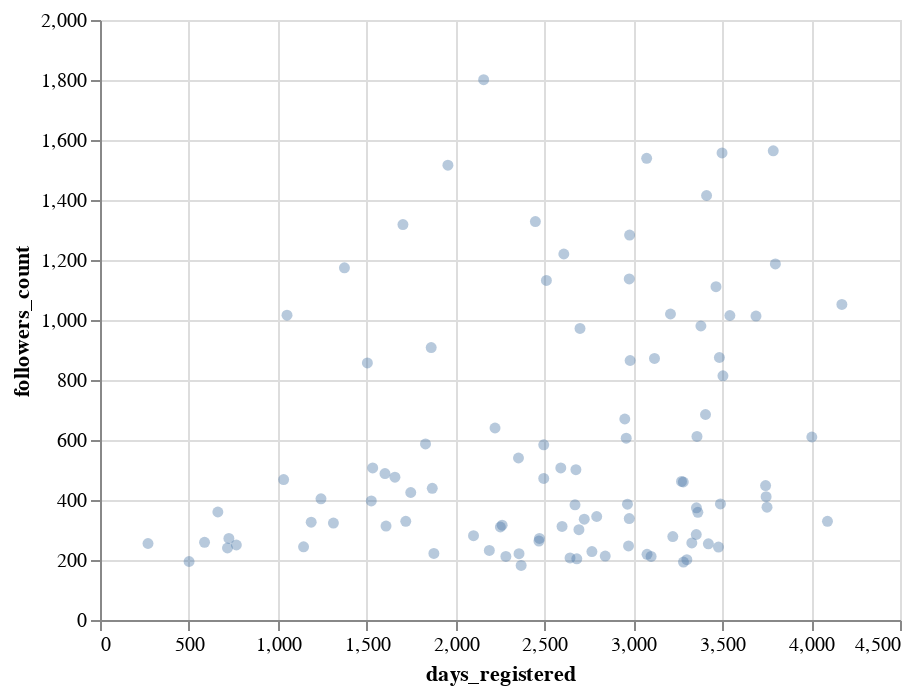

Notebook source saved alongside this figure:
### Markdown cell above
#### Mark with additional transparency property

### Code cell
days_registered_chart = alt.Chart(df).mark_circle(opacity=0.4).encode(
    x='days_registered',
    y='followers_count',
)
days_registered_chart

### Figure 1 — Vega-Lite specification as saved in the notebook (floating-point values rounded to 4 significant figures)
{"$schema": "https://vega.github.io/schema/vega-lite/v2.6.0.json", "config": {"view": {"height": 300, "width": 400}}, "data": {"name": "data-0b202bd1b920000fec15f194ff2158f9"}, "datasets": {"data-0b202bd1b920000fec15f194ff2158f9": [{"created_at": "2010-02-10 00:28:15+00:00", "days_registered": 3119, "favourites_count": 5455, "followers_count": 872, "friends_count": 2567, "listed_count": 29, "name": "Bede Constantinides", "screen_name": "beconstant", "statuses_count": 3711}, {"created_at": "2009-02-15 10:20:25+00:00", "days_registered": 3479, "favourites_count": 319, "followers_count": 243, "friends_count": 450, "listed_count": 6, "name": "Sean Löfgren", "screen_name": "seanBE", "statuses_count": 326}, {"created_at": "2010-11-14 20:49:26+00:00", "days_registered": 2842, "favourites_count": 1211, "followers_count": 213, "friends_count": 1278, "listed_count": 5, "name": "Abdullah Binthunaiyan", "screen_name": "anthenaian", "statuses_count": 536}, {"created_at": "2008-04-13 13:05:06+00:00", "days_registered": 3787, "favourites_count": 2060, "followers_count": 1564, "friends_count": 1020, "listed_count": 132, "name": "Stéphane Wirtel", "screen_name": "matrixise", "statuses_count": 9357}, {"created_at": "2011-01-01 20:33:21+00:00", "days_registered": 2794, "favourites_count": 947, "followers_count": 345, "friends_count": 1000, "listed_count": 57, "name": "Serguei Mikhailov", "screen_name": "cadastreng", "statuses_count": 856}, {"created_at": "2009-06-11 17:50:10+00:00", "days_registered": 3363, "favourites_count": 274, "followers_count": 359, "friends_count": 230, "listed_count": 1, "name": "Mike Davies", "screen_name": "britzerland", "statuses_count": 114}, {"created_at": "2016-08-31 12:31:39+00:00", "days_registered": 725, "favourites_count": 6137, "followers_count": 272, "friends_count": 674, "listed_count": 9, "name": "Claudia Millán", "screen_name": "cheshireminima", "statuses_count": 2458}, {"created_at": "2015-01-21 08:45:20+00:00", "days_registered": 1313, "favourites_count": 518, "followers_count": 323, "friends_count": 580, "listed_count": 60, "name": "VendorMach", "screen_name": "Vendormach", "statuses_count": 272}, {"created_at": "2010-07-19 05:03:33+00:00", "days_registered": 2960, "favourites_count": 258, "followers_count": 606, "friends_count": 465, "listed_count": 32, "name": "Kshitij Maurya", "screen_name": "KshitijMaurya", "statuses_count": 3756}, {"created_at": "2015-04-01 11:21:20+00:00", "days_registered": 1243, "favourites_count": 1614, "followers_count": 404, "friends_count": 1283, "listed_count": 36, "name": "Stefan Zimmermann", "screen_name": "zimmermanncode", "statuses_count": 493}, {"created_at": "2007-03-24 14:26:47+00:00", "days_registered": 4173, "favourites_count": 6527, "followers_count": 1052, "friends_count": 1638, "listed_count": 93, "name": "Daniel Kershaw", "screen_name": "danjamker", "statuses_count": 7912}, {"created_at": "2011-10-26 00:32:30+00:00", "days_registered": 2496, "favourites_count": 37, "followers_count": 472, "friends_count": 4859, "listed_count": 20, "name": "Occhiomondo", "screen_name": "occhiomondo", "statuses_count": 1530}, {"created_at": "2011-07-22 04:44:50+00:00", "days_registered": 2592, "favourites_count": 2455, "followers_count": 507, "friends_count": 671, "listed_count": 46, "name": "Luis San Martin", "screen_name": "pathcl", "statuses_count": 9497}, {"created_at": "2011-05-31 21:31:41+00:00", "days_registered": 2644, "favourites_count": 967, "followers_count": 207, "friends_count": 896, "listed_count": 3, "name": "Joshua Lobo", "screen_name": "boreas_cryo", "statuses_count": 105}, {"created_at": "2013-11-12 08:39:54+00:00", "days_registered": 1748, "favourites_count": 722, "followers_count": 425, "friends_count": 395, "listed_count": 28, "name": "Jacob Tomlinson", "screen_name": "_JacobTomlinson", "statuses_count": 897}, {"created_at": "2012-03-01 06:26:38+00:00", "days_registered": 2369, "favourites_count": 433, "followers_count": 182, "friends_count": 336, "listed_count": 7, "name": "Ankur Ankan", "screen_name": "AnkurAnkan", "statuses_count": 267}, {"created_at": "2008-07-19 18:58:52+00:00", "days_registered": 3690, "favourites_count": 5623, "followers_count": 1013, "friends_count": 3222, "listed_count": 258, "name": "Scott Edwards", "screen_name": "scottedwards200", "statuses_count": 5745}, {"created_at": "2011-11-19 09:25:18+00:00", "days_registered": 2472, "favourites_count": 401, "followers_count": 272, "friends_count": 477, "listed_count": 18, "name": "Anita Schürch", "screen_name": "AnitaSchurch", "statuses_count": 408}, {"created_at": "2015-10-28 22:09:28+00:00", "days_registered": 1033, "favourites_count": 1604, "followers_count": 468, "friends_count": 515, "listed_count": 24, "name": "Isabel Castanho", "screen_name": "isabelscst", "statuses_count": 1256}, {"created_at": "2010-06-27 17:19:35+00:00", "days_registered": 2982, "favourites_count": 585, "followers_count": 865, "friends_count": 4155, "listed_count": 42, "name": "Mark kidde", "screen_name": "romeomarkk", "statuses_count": 856}, {"created_at": "2011-04-23 00:38:57+00:00", "days_registered": 2682, "favourites_count": 393, "followers_count": 204, "friends_count": 451, "listed_count": 6, "name": "Leonardo Jofré Flor", "screen_name": "leonardojofre", "statuses_count": 4381}, {"created_at": "2013-07-05 13:13:38+00:00", "days_registered": 1878, "favourites_count": 88, "followers_count": 222, "friends_count": 667, "listed_count": 22, "name": "Gaspar Brogueira", "screen_name": "GasparBrogueira", "statuses_count": 91}, {"created_at": "2016-07-20 09:44:59+00:00", "days_registered": 767, "favourites_count": 455, "followers_count": 250, "friends_count": 117, "listed_count": 11, "name": "Julien Le Sommer", "screen_name": "jlesommer", "statuses_count": 103}, {"created_at": "2014-06-14 00:47:21+00:00", "days_registered": 1534, "favourites_count": 9783, "followers_count": 507, "friends_count": 4245, "listed_count": 101, "name": "Beth was @PyCon 😆🐍", "screen_name": "bethahdc3", "statuses_count": 4108}, {"created_at": "2011-04-11 12:12:53+00:00", "days_registered": 2694, "favourites_count": 1414, "followers_count": 301, "friends_count": 1021, "listed_count": 10, "name": "Juan", "screen_name": "JnEsZ", "statuses_count": 273}, {"created_at": "2007-09-09 23:03:19+00:00", "days_registered": 4004, "favourites_count": 1984, "followers_count": 610, "friends_count": 964, "listed_count": 55, "name": "Lapsa-Malawski", "screen_name": "munhitsu", "statuses_count": 3032}, {"created_at": "2014-06-22 17:46:39+00:00", "days_registered": 1526, "favourites_count": 1001, "followers_count": 397, "friends_count": 402, "listed_count": 141, "name": "Nicolas Schmelling", "screen_name": "DerSchmelling", "statuses_count": 2240}, {"created_at": "2010-03-24 18:54:52+00:00", "days_registered": 3077, "favourites_count": 114, "followers_count": 219, "friends_count": 617, "listed_count": 1, "name": "Rit De", "screen_name": "ritde1", "statuses_count": 311}, {"created_at": "2008-04-01 15:01:43+00:00", "days_registered": 3799, "favourites_count": 629, "followers_count": 1187, "friends_count": 780, "listed_count": 140, "name": "Peter Hoffmann", "screen_name": "peterhoffmann", "statuses_count": 3307}, {"created_at": "2012-05-26 20:25:57+00:00", "days_registered": 2283, "favourites_count": 55, "followers_count": 212, "friends_count": 2469, "listed_count": 0, "name": "Jonathan Tecwyn", "screen_name": "txwyn", "statuses_count": 125}, {"created_at": "2009-01-21 01:26:14+00:00", "days_registered": 3504, "favourites_count": 1386, "followers_count": 814, "friends_count": 2233, "listed_count": 33, "name": "Matias Valdenegro 🐧", "screen_name": "mvaldenegro", "statuses_count": 5225}, {"created_at": "2016-09-08 18:50:13+00:00", "days_registered": 717, "favourites_count": 3897, "followers_count": 240, "friends_count": 1912, "listed_count": 3, "name": "Camel3", "screen_name": "8kazu3", "statuses_count": 115}, {"created_at": "2008-12-13 16:31:46+00:00", "days_registered": 3543, "favourites_count": 1064, "followers_count": 1015, "friends_count": 636, "listed_count": 81, "name": "Tillmann Eitelberg", "screen_name": "_Tillmann", "statuses_count": 2082}, {"created_at": "2009-08-12 22:54:56+00:00", "days_registered": 3301, "favourites_count": 79, "followers_count": 201, "friends_count": 1213, "listed_count": 21, "name": "iTrendOn", "screen_name": "iTrendOn", "statuses_count": 295}, {"created_at": "2010-07-02 15:46:59+00:00", "days_registered": 2977, "favourites_count": 98183, "followers_count": 1137, "friends_count": 1924, "listed_count": 6, "name": "Jo Zep", "screen_name": "peppujool", "statuses_count": 69087}, {"created_at": "2017-04-12 08:09:58+00:00", "days_registered": 501, "favourites_count": 1, "followers_count": 195, "friends_count": 4210, "listed_count": 4, "name": "Prabhakar", "screen_name": "_dsprabhakar", "statuses_count": 0}, {"created_at": "2010-07-06 16:36:45+00:00", "days_registered": 2973, "favourites_count": 189, "followers_count": 247, "friends_count": 1912, "listed_count": 1, "name": "Pettern", "screen_name": "knpetter", "statuses_count": 1208}, {"created_at": "2011-04-05 23:55:34+00:00", "days_registered": 2700, "favourites_count": 1365, "followers_count": 972, "friends_count": 294, "listed_count": 63, "name": "Marc Garcia", "screen_name": "datapythonista", "statuses_count": 1278}, {"created_at": "2013-07-20 20:14:58+00:00", "days_registered": 1863, "favourites_count": 1463, "followers_count": 908, "friends_count": 1215, "listed_count": 58, "name": "Michael Bossetta", "screen_name": "MichaelBossetta", "statuses_count": 1239}, {"created_at": "2009-02-10 22:44:33+00:00", "days_registered": 3484, "favourites_count": 99, "followers_count": 875, "friends_count": 296, "listed_count": 60, "name": "Tucson Python", "screen_name": "TuPLE", "statuses_count": 2255}, {"created_at": "2009-06-20 16:29:29+00:00", "days_registered": 3354, "favourites_count": 4645, "followers_count": 285, "friends_count": 381, "listed_count": 83, "name": "pentulohryz", "screen_name": "pythonrulez", "statuses_count": 3203}, {"created_at": "2011-01-28 22:44:42+00:00", "days_registered": 2767, "favourites_count": 151, "followers_count": 228, "friends_count": 1339, "listed_count": 27, "name": "Mike S", "screen_name": "more_data", "statuses_count": 911}, {"created_at": "2009-10-30 15:40:24+00:00", "days_registered": 3222, "favourites_count": 601, "followers_count": 278, "friends_count": 588, "listed_count": 2, "name": "Ashwin Vishnu", "screen_name": "ashwinvis", "statuses_count": 1373}, {"created_at": "2009-01-26 16:44:29+00:00", "days_registered": 3499, "favourites_count": 37149, "followers_count": 1557, "friends_count": 3099, "listed_count": 220, "name": "Alberto Labarga", "screen_name": "alabarga", "statuses_count": 10001}, {"created_at": "2009-11-12 20:43:04+00:00", "days_registered": 3209, "favourites_count": 10, "followers_count": 1020, "friends_count": 3165, "listed_count": 38, "name": "Sundeep Teki", "screen_name": "sundeepteki", "statuses_count": 728}, {"created_at": "2009-09-01 10:43:34+00:00", "days_registered": 3281, "favourites_count": 4197, "followers_count": 460, "friends_count": 2120, "listed_count": 12, "name": "R Palmer", "screen_name": "rd_palmer", "statuses_count": 2871}, {"created_at": "2010-07-02 04:57:06+00:00", "days_registered": 2977, "favourites_count": 208, "followers_count": 338, "friends_count": 847, "listed_count": 13, "name": "irving", "screen_name": "IrvingProg", "statuses_count": 3296}, {"created_at": "2009-02-04 13:17:30+00:00", "days_registered": 3490, "favourites_count": 1488, "followers_count": 387, "friends_count": 428, "listed_count": 20, "name": "Oleg Prylypko", "screen_name": "prylypko", "statuses_count": 4019}, {"created_at": "2016-11-01 14:32:23+00:00", "days_registered": 663, "favourites_count": 239, "followers_count": 360, "friends_count": 252, "listed_count": 6, "name": "Python Alicante", "screen_name": "python_alc", "statuses_count": 445}, {"created_at": "2009-08-31 09:20:22+00:00", "days_registered": 3282, "favourites_count": 50, "followers_count": 193, "friends_count": 238, "listed_count": 8, "name": "Ahmed Magdy", "screen_name": "ahmed_magdy40", "statuses_count": 1638}, {"created_at": "2009-06-16 12:51:07+00:00", "days_registered": 3358, "favourites_count": 1466, "followers_count": 612, "friends_count": 1069, "listed_count": 37, "name": "Stuart Mumford", "screen_name": "StuartMumford", "statuses_count": 4270}, {"created_at": "2013-04-17 20:55:25+00:00", "days_registered": 1957, "favourites_count": 21042, "followers_count": 1516, "friends_count": 2104, "listed_count": 57, "name": "Yara Sanchez", "screen_name": "yara_elena", "statuses_count": 7724}, {"created_at": "2010-06-30 12:11:11+00:00", "days_registered": 2979, "favourites_count": 1838, "followers_count": 1283, "friends_count": 1975, "listed_count": 145, "name": "David MartínBorregón", "screen_name": "DavidMartinB", "statuses_count": 12549}, {"created_at": "2009-09-11 17:52:15+00:00", "days_registered": 3271, "favourites_count": 459, "followers_count": 462, "friends_count": 2355, "listed_count": 15, "name": "Franco Donati", "screen_name": "FDonati", "statuses_count": 672}, {"created_at": "2009-04-29 07:17:48+00:00", "days_registered": 3406, "favourites_count": 1909, "followers_count": 685, "friends_count": 1717, "listed_count": 199, "name": "steven c shepard", "screen_name": "scshepard", "statuses_count": 17122}, {"created_at": "2011-10-11 15:42:01+00:00", "days_registered": 2511, "favourites_count": 2498, "followers_count": 1132, "friends_count": 4143, "listed_count": 57, "name": "jacopo staiano", "screen_name": "stjaco", "statuses_count": 4241}, {"created_at": "2012-03-13 10:00:23+00:00", "days_registered": 2357, "favourites_count": 311, "followers_count": 221, "friends_count": 419, "listed_count": 34, "name": "Simone Basso", "screen_name": "simbasso", "statuses_count": 901}, {"created_at": "2011-11-22 17:22:43+00:00", "days_registered": 2469, "favourites_count": 191, "followers_count": 263, "friends_count": 954, "listed_count": 9, "name": "Irahan", "screen_name": "irahan_", "statuses_count": 453}, {"created_at": "2012-09-28 07:43:49+00:00", "days_registered": 2158, "favourites_count": 3171, "followers_count": 1801, "friends_count": 3011, "listed_count": 193, "name": "Luc Henry", "screen_name": "heluc", "statuses_count": 7377}, {"created_at": "2011-12-12 11:14:44+00:00", "days_registered": 2449, "favourites_count": 821, "followers_count": 1328, "friends_count": 2182, "listed_count": 109, "name": "Steve Cultrera", "screen_name": "scultrera", "statuses_count": 937}, {"created_at": "2013-07-14 10:56:52+00:00", "days_registered": 1869, "favourites_count": 16095, "followers_count": 439, "friends_count": 4860, "listed_count": 82, "name": "Mathieu Guille", "screen_name": "mathieuguille", "statuses_count": 1699}, {"created_at": "2012-11-24 21:28:57+00:00", "days_registered": 2101, "favourites_count": 7417, "followers_count": 281, "friends_count": 256, "listed_count": 7, "name": "עלמה", "screen_name": "MarcoAlmah", "statuses_count": 4517}, {"created_at": "2013-12-26 18:04:39+00:00", "days_registered": 1704, "favourites_count": 675, "followers_count": 1318, "friends_count": 2180, "listed_count": 51, "name": "chaignc", "screen_name": "chaignc", "statuses_count": 1495}, {"created_at": "2015-05-26 20:46:29+00:00", "days_registered": 1188, "favourites_count": 1978, "followers_count": 326, "friends_count": 1311, "listed_count": 22, "name": "xmn", "screen_name": "xmnlab", "statuses_count": 970}, {"created_at": "2009-04-23 20:21:03+00:00", "days_registered": 3412, "favourites_count": 3639, "followers_count": 1415, "friends_count": 2138, "listed_count": 99, "name": "Joona Lehtomäki", "screen_name": "jlehtoma", "statuses_count": 7915}, {"created_at": "2012-06-26 16:00:36+00:00", "days_registered": 2252, "favourites_count": 6929, "followers_count": 310, "friends_count": 987, "listed_count": 82, "name": "Clément Chastagnol", "screen_name": "HerrDoktorFunk", "statuses_count": 11839}, {"created_at": "2011-03-12 01:48:04+00:00", "days_registered": 2724, "favourites_count": 2186, "followers_count": 336, "friends_count": 723, "listed_count": 37, "name": "Branden Allen", "screen_name": "space_qual", "statuses_count": 4546}, {"created_at": "2017-01-15 13:10:18+00:00", "days_registered": 588, "favourites_count": 8059, "followers_count": 259, "friends_count": 940, "listed_count": 1, "name": "Paweł Gliwny", "screen_name": "GliwnyP", "statuses_count": 1952}, {"created_at": "2012-08-27 14:42:38+00:00", "days_registered": 2190, "favourites_count": 1056, "followers_count": 232, "friends_count": 1050, "listed_count": 5, "name": "Kelch Monteiro", "screen_name": "KelchMonteiro", "statuses_count": 1269}, {"created_at": "2013-08-21 17:57:34+00:00", "days_registered": 1831, "favourites_count": 10314, "followers_count": 587, "friends_count": 1148, "listed_count": 71, "name": "Miloš Miljković", "screen_name": "miishke", "statuses_count": 12192}, {"created_at": "2015-10-09 19:51:03+00:00", "days_registered": 1052, "favourites_count": 954, "followers_count": 1016, "friends_count": 1258, "listed_count": 41, "name": "PyCaribbean", "screen_name": "PyCaribbean", "statuses_count": 1117}, {"created_at": "2010-03-01 22:34:08+00:00", "days_registered": 3100, "favourites_count": 278, "followers_count": 212, "friends_count": 207, "listed_count": 11, "name": "Deanna Hence", "screen_name": "deahence", "statuses_count": 1273}, {"created_at": "2012-06-16 13:54:13+00:00", "days_registered": 2262, "favourites_count": 334, "followers_count": 316, "friends_count": 3696, "listed_count": 2, "name": "Aditthya", "screen_name": "ad137hya", "statuses_count": 23}, {"created_at": "2010-07-12 21:22:30+00:00", "days_registered": 2967, "favourites_count": 860, "followers_count": 386, "friends_count": 813, "listed_count": 40, "name": "Mel Sandells", "screen_name": "mjsandells", "statuses_count": 3856}, {"created_at": "2011-04-28 14:10:01+00:00", "days_registered": 2677, "favourites_count": 2890, "followers_count": 501, "friends_count": 784, "listed_count": 62, "name": "Akim Boyko", "screen_name": "AkimBoyko", "statuses_count": 4759}, {"created_at": "2009-04-13 18:37:02+00:00", "days_registered": 3422, "favourites_count": 3732, "followers_count": 254, "friends_count": 705, "listed_count": 5, "name": "Robin Cole", "screen_name": "robmarkcole", "statuses_count": 1362}, {"created_at": "2014-02-09 06:08:05+00:00", "days_registered": 1659, "favourites_count": 14679, "followers_count": 476, "friends_count": 1634, "listed_count": 14, "name": "Epsilon Haze ⚑", "screen_name": "AlisonStarfox", "statuses_count": 5050}, {"created_at": "2011-10-26 13:47:52+00:00", "days_registered": 2496, "favourites_count": 1, "followers_count": 584, "friends_count": 175, "listed_count": 70, "name": "Konrad Hinsen", "screen_name": "khinsen", "statuses_count": 5869}, {"created_at": "2010-03-26 19:20:29+00:00", "days_registered": 3075, "favourites_count": 1262, "followers_count": 1539, "friends_count": 1080, "listed_count": 38, "name": "Sean Cutler", "screen_name": "cutlersr", "statuses_count": 1212}, {"created_at": "2014-03-31 15:11:40+00:00", "days_registered": 1609, "favourites_count": 1991, "followers_count": 313, "friends_count": 205, "listed_count": 8, "name": "Phil Elson", "screen_name": "pypelson", "statuses_count": 310}, {"created_at": "2008-05-23 09:17:51+00:00", "days_registered": 3747, "favourites_count": 268, "followers_count": 411, "friends_count": 264, "listed_count": 16, "name": "Gijs Molenaar", "screen_name": "gijzelaerr", "statuses_count": 1449}, {"created_at": "2014-07-14 18:35:23+00:00", "days_registered": 1504, "favourites_count": 10338, "followers_count": 857, "friends_count": 879, "listed_count": 144, "name": "(((Valerio Maggio)))", "screen_name": "leriomaggio", "statuses_count": 3841}, {"created_at": "2013-12-10 10:10:36+00:00", "days_registered": 1720, "favourites_count": 576, "followers_count": 329, "friends_count": 512, "listed_count": 23, "name": "jrbanga", "screen_name": "julio_r_banga", "statuses_count": 1297}, {"created_at": "2011-07-05 15:07:49+00:00", "days_registered": 2609, "favourites_count": 207, "followers_count": 1220, "friends_count": 184, "listed_count": 11, "name": "DEMCON", "screen_name": "DEMCON", "statuses_count": 940}, {"created_at": "2011-07-15 15:27:20+00:00", "days_registered": 2599, "favourites_count": 1580, "followers_count": 312, "friends_count": 1198, "listed_count": 34, "name": "Matteo Zuccon", "screen_name": "matteo_zuccon", "statuses_count": 926}, {"created_at": "2012-07-26 12:23:03+00:00", "days_registered": 2222, "favourites_count": 93, "followers_count": 640, "friends_count": 273, "listed_count": 50, "name": "Python North East", "screen_name": "PythonNorthEast", "statuses_count": 2786}, {"created_at": "2014-11-20 09:55:51+00:00", "days_registered": 1375, "favourites_count": 538, "followers_count": 1174, "friends_count": 1847, "listed_count": 89, "name": "Odell Dias", "screen_name": "Odell_Wizard", "statuses_count": 1392}, {"created_at": "2014-04-06 00:23:59+00:00", "days_registered": 1603, "favourites_count": 28, "followers_count": 488, "friends_count": 1441, "listed_count": 34, "name": "Zoomer Analytics", "screen_name": "ZoomerAnalytics", "statuses_count": 387}, {"created_at": "2012-03-16 12:15:37+00:00", "days_registered": 2354, "favourites_count": 973, "followers_count": 540, "friends_count": 2076, "listed_count": 13, "name": "Guillem Duran", "screen_name": "Miau_DB", "statuses_count": 1856}, {"created_at": "2007-06-13 08:55:54+00:00", "days_registered": 4092, "favourites_count": 50, "followers_count": 329, "friends_count": 401, "listed_count": 109, "name": "Cristiano Dal Farra", "screen_name": "crisdalfarra", "statuses_count": 3486}, {"created_at": "2008-05-26 09:22:37+00:00", "days_registered": 3744, "favourites_count": 806, "followers_count": 448, "friends_count": 582, "listed_count": 32, "name": "alonnir", "screen_name": "alonnir", "statuses_count": 8184}, {"created_at": "2009-07-15 07:04:22+00:00", "days_registered": 3329, "favourites_count": 3493, "followers_count": 257, "friends_count": 581, "listed_count": 26, "name": "Sebastien Campion", "screen_name": "sebcampion", "statuses_count": 1772}, {"created_at": "2011-05-03 11:44:38+00:00", "days_registered": 2672, "favourites_count": 423, "followers_count": 384, "friends_count": 400, "listed_count": 20, "name": "Kasia ☕️", "screen_name": "khkaminska", "statuses_count": 352}, {"created_at": "2017-11-29 12:00:27+00:00", "days_registered": 270, "favourites_count": 126, "followers_count": 255, "friends_count": 68, "listed_count": 5, "name": "PyData Edinburgh", "screen_name": "PyDataEdinburgh", "statuses_count": 188}, {"created_at": "2009-05-25 02:11:07+00:00", "days_registered": 3380, "favourites_count": 1209, "followers_count": 980, "friends_count": 285, "listed_count": 94, "name": "Stefan Kasberger", "screen_name": "stefankasberger", "statuses_count": 4997}, {"created_at": "2015-07-08 23:16:35+00:00", "days_registered": 1145, "favourites_count": 2998, "followers_count": 244, "friends_count": 750, "listed_count": 1, "name": "Yunus Emre Belet", "screen_name": "yemrebelet", "statuses_count": 508}, {"created_at": "2009-06-19 12:45:22+00:00", "days_registered": 3355, "favourites_count": 90, "followers_count": 374, "friends_count": 2193, "listed_count": 12, "name": "Mrt Pruvost-Beaurain", "screen_name": "Martin__PB", "statuses_count": 97}, {"created_at": "2010-07-27 07:11:35+00:00", "days_registered": 2952, "favourites_count": 671, "followers_count": 670, "friends_count": 2009, "listed_count": 63, "name": "Balzer82", "screen_name": "Balzer82", "statuses_count": 9313}, {"created_at": "2009-03-01 20:33:59+00:00", "days_registered": 3465, "favourites_count": 13888, "followers_count": 1111, "friends_count": 4440, "listed_count": 58, "name": "Steffen Röcker", "screen_name": "sroecker", "statuses_count": 1755}, {"created_at": "2008-05-18 00:22:35+00:00", "days_registered": 3752, "favourites_count": 91, "followers_count": 376, "friends_count": 454, "listed_count": 30, "name": "Saúl", "screen_name": "definitely", "statuses_count": 191}]}, "encoding": {"x": {"field": "days_registered", "type": "quantitative"}, "y": {"field": "followers_count", "type": "quantitative"}}, "mark": {"opacity": 0.4, "type": "circle"}}
